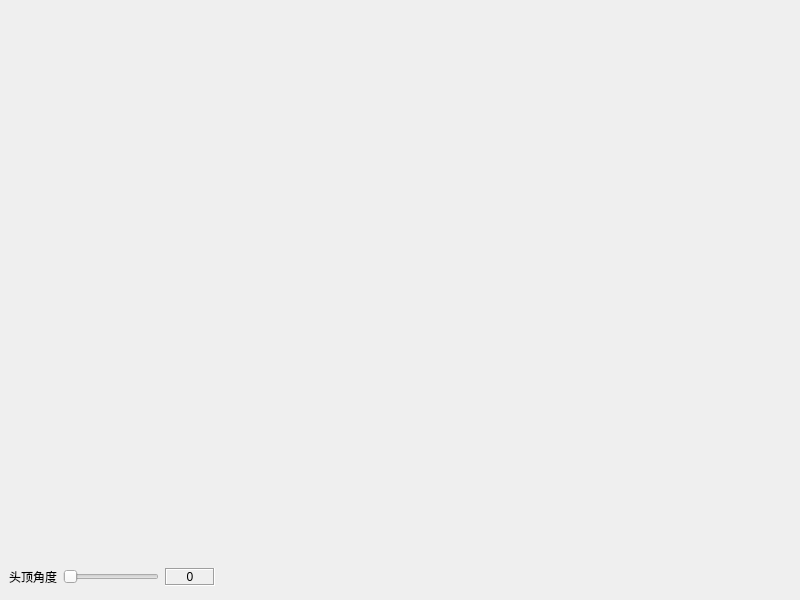
<?xml version="1.0" encoding="UTF-8"?>
<ui version="4.0">
 <class>frmFlightHSI</class>
 <widget class="QWidget" name="frmFlightHSI">
  <property name="geometry">
   <rect>
    <x>0</x>
    <y>0</y>
    <width>800</width>
    <height>600</height>
   </rect>
  </property>
  <property name="windowTitle">
   <string>Form</string>
  </property>
  <widget class="QWidget" name="widget" native="true">
   <property name="geometry">
    <rect>
     <x>9</x>
     <y>564</y>
     <width>206</width>
     <height>27</height>
    </rect>
   </property>
   <layout class="QGridLayout" name="gridLayout">
    <property name="leftMargin">
     <number>0</number>
    </property>
    <property name="topMargin">
     <number>0</number>
    </property>
    <property name="rightMargin">
     <number>0</number>
    </property>
    <property name="bottomMargin">
     <number>0</number>
    </property>
    <item row="0" column="0">
     <widget class="QLabel" name="labHeading">
      <property name="text">
       <string>头顶角度</string>
      </property>
     </widget>
    </item>
    <item row="0" column="1">
     <widget class="QSlider" name="sliderHeading">
      <property name="orientation">
       <enum>Qt::Horizontal</enum>
      </property>
     </widget>
    </item>
    <item row="0" column="2">
     <widget class="QLabel" name="labHeadingValue">
      <property name="minimumSize">
       <size>
        <width>50</width>
        <height>0</height>
       </size>
      </property>
      <property name="frameShape">
       <enum>QFrame::Box</enum>
      </property>
      <property name="frameShadow">
       <enum>QFrame::Sunken</enum>
      </property>
      <property name="text">
       <string>0</string>
      </property>
      <property name="alignment">
       <set>Qt::AlignCenter</set>
      </property>
     </widget>
    </item>
   </layout>
  </widget>
  <widget class="FlightHSI" name="flightHSI">
   <property name="enabled">
    <bool>false</bool>
   </property>
   <property name="geometry">
    <rect>
     <x>9</x>
     <y>9</y>
     <width>256</width>
     <height>192</height>
    </rect>
   </property>
   <property name="frameShape">
    <enum>QFrame::NoFrame</enum>
   </property>
   <property name="frameShadow">
    <enum>QFrame::Plain</enum>
   </property>
   <property name="verticalScrollBarPolicy">
    <enum>Qt::ScrollBarAlwaysOff</enum>
   </property>
   <property name="horizontalScrollBarPolicy">
    <enum>Qt::ScrollBarAlwaysOff</enum>
   </property>
   <property name="interactive">
    <bool>false</bool>
   </property>
  </widget>
 </widget>
 <customwidgets>
  <customwidget>
   <class>FlightHSI</class>
   <extends>QGraphicsView</extends>
   <header location="global">flighthsi.h</header>
  </customwidget>
 </customwidgets>
 <resources/>
 <connections/>
</ui>
